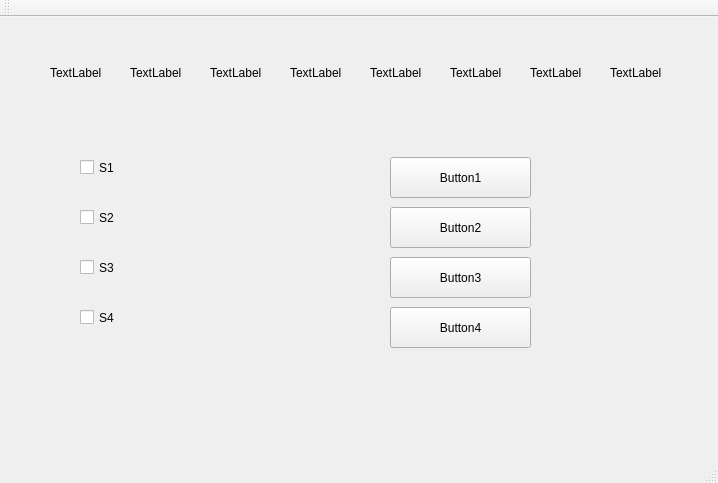
<?xml version="1.0" encoding="UTF-8"?>
<ui version="4.0">
 <class>MainWindow</class>
 <widget class="QMainWindow" name="MainWindow">
  <property name="geometry">
   <rect>
    <x>0</x>
    <y>0</y>
    <width>718</width>
    <height>483</height>
   </rect>
  </property>
  <property name="windowTitle">
   <string>MainWindow</string>
  </property>
  <widget class="QWidget" name="centralWidget">
   <widget class="QLabel" name="label">
    <property name="geometry">
     <rect>
      <x>50</x>
      <y>20</y>
      <width>71</width>
      <height>71</height>
     </rect>
    </property>
    <property name="text">
     <string>TextLabel</string>
    </property>
   </widget>
   <widget class="QLabel" name="label_2">
    <property name="geometry">
     <rect>
      <x>130</x>
      <y>20</y>
      <width>71</width>
      <height>71</height>
     </rect>
    </property>
    <property name="text">
     <string>TextLabel</string>
    </property>
   </widget>
   <widget class="QLabel" name="label_3">
    <property name="geometry">
     <rect>
      <x>210</x>
      <y>20</y>
      <width>71</width>
      <height>71</height>
     </rect>
    </property>
    <property name="text">
     <string>TextLabel</string>
    </property>
   </widget>
   <widget class="QLabel" name="label_4">
    <property name="geometry">
     <rect>
      <x>290</x>
      <y>20</y>
      <width>71</width>
      <height>71</height>
     </rect>
    </property>
    <property name="text">
     <string>TextLabel</string>
    </property>
   </widget>
   <widget class="QLabel" name="label_5">
    <property name="geometry">
     <rect>
      <x>370</x>
      <y>20</y>
      <width>71</width>
      <height>71</height>
     </rect>
    </property>
    <property name="text">
     <string>TextLabel</string>
    </property>
   </widget>
   <widget class="QLabel" name="label_6">
    <property name="geometry">
     <rect>
      <x>450</x>
      <y>20</y>
      <width>71</width>
      <height>71</height>
     </rect>
    </property>
    <property name="text">
     <string>TextLabel</string>
    </property>
   </widget>
   <widget class="QLabel" name="label_7">
    <property name="geometry">
     <rect>
      <x>530</x>
      <y>20</y>
      <width>71</width>
      <height>71</height>
     </rect>
    </property>
    <property name="text">
     <string>TextLabel</string>
    </property>
   </widget>
   <widget class="QLabel" name="label_8">
    <property name="geometry">
     <rect>
      <x>610</x>
      <y>20</y>
      <width>71</width>
      <height>71</height>
     </rect>
    </property>
    <property name="text">
     <string>TextLabel</string>
    </property>
   </widget>
   <widget class="QCheckBox" name="checkBox">
    <property name="geometry">
     <rect>
      <x>80</x>
      <y>120</y>
      <width>181</width>
      <height>61</height>
     </rect>
    </property>
    <property name="text">
     <string>S1</string>
    </property>
   </widget>
   <widget class="QCheckBox" name="checkBox_2">
    <property name="geometry">
     <rect>
      <x>80</x>
      <y>170</y>
      <width>181</width>
      <height>61</height>
     </rect>
    </property>
    <property name="text">
     <string>S2</string>
    </property>
   </widget>
   <widget class="QCheckBox" name="checkBox_3">
    <property name="geometry">
     <rect>
      <x>80</x>
      <y>220</y>
      <width>181</width>
      <height>61</height>
     </rect>
    </property>
    <property name="text">
     <string>S3</string>
    </property>
   </widget>
   <widget class="QCheckBox" name="checkBox_4">
    <property name="geometry">
     <rect>
      <x>80</x>
      <y>270</y>
      <width>181</width>
      <height>61</height>
     </rect>
    </property>
    <property name="text">
     <string>S4</string>
    </property>
   </widget>
   <widget class="QPushButton" name="pushButton">
    <property name="geometry">
     <rect>
      <x>390</x>
      <y>140</y>
      <width>141</width>
      <height>41</height>
     </rect>
    </property>
    <property name="text">
     <string>Button1</string>
    </property>
    <attribute name="buttonGroup">
     <string notr="true">buttonGroup</string>
    </attribute>
   </widget>
   <widget class="QPushButton" name="pushButton_2">
    <property name="geometry">
     <rect>
      <x>390</x>
      <y>190</y>
      <width>141</width>
      <height>41</height>
     </rect>
    </property>
    <property name="text">
     <string>Button2</string>
    </property>
    <attribute name="buttonGroup">
     <string notr="true">buttonGroup</string>
    </attribute>
   </widget>
   <widget class="QPushButton" name="pushButton_3">
    <property name="geometry">
     <rect>
      <x>390</x>
      <y>240</y>
      <width>141</width>
      <height>41</height>
     </rect>
    </property>
    <property name="text">
     <string>Button3</string>
    </property>
    <attribute name="buttonGroup">
     <string notr="true">buttonGroup</string>
    </attribute>
   </widget>
   <widget class="QPushButton" name="pushButton_4">
    <property name="geometry">
     <rect>
      <x>390</x>
      <y>290</y>
      <width>141</width>
      <height>41</height>
     </rect>
    </property>
    <property name="text">
     <string>Button4</string>
    </property>
    <attribute name="buttonGroup">
     <string notr="true">buttonGroup</string>
    </attribute>
   </widget>
  </widget>
  <widget class="QMenuBar" name="menuBar">
   <property name="geometry">
    <rect>
     <x>0</x>
     <y>0</y>
     <width>718</width>
     <height>22</height>
    </rect>
   </property>
  </widget>
  <widget class="QToolBar" name="mainToolBar">
   <attribute name="toolBarArea">
    <enum>TopToolBarArea</enum>
   </attribute>
   <attribute name="toolBarBreak">
    <bool>false</bool>
   </attribute>
  </widget>
  <widget class="QStatusBar" name="statusBar"/>
 </widget>
 <layoutdefault spacing="6" margin="11"/>
 <resources/>
 <connections/>
 <buttongroups>
  <buttongroup name="buttonGroup">
   <property name="exclusive">
    <bool>true</bool>
   </property>
  </buttongroup>
 </buttongroups>
</ui>
